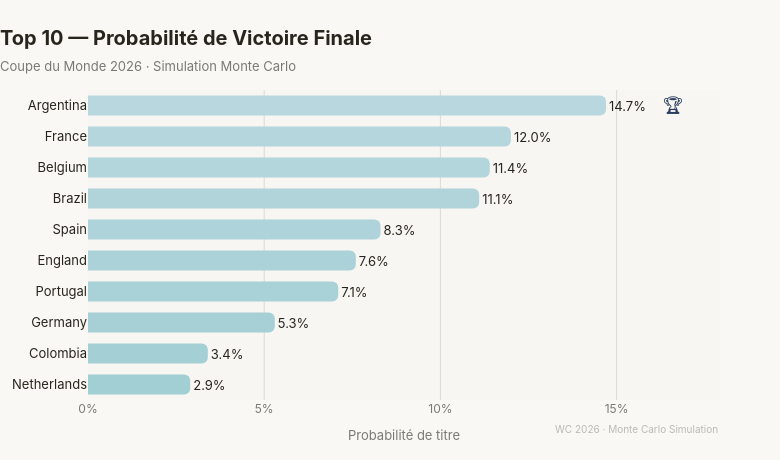

Notebook source saved alongside this figure:
### Markdown cell above
## 6. Etape 5 - La Grande Simulation (Monte Carlo)

Processus: 1 000 tournois virtuels, des poules a la finale.

Resultats attendus: Top 5 (Argentine, France, Belgique, Bresil, Espagne).

Analyse: Belgique en dark horse, Argentine sur le trone.

### Code cell
import pandas as pd
import plotly.graph_objects as go
from pathlib import Path

# --- Chargement des données ---
sim_path = BASE_DIR /"data" / "processed" / "wc2026_simulation.csv"
sim_df = pd.read_csv(sim_path)
sim_df = pd.read_csv(sim_path)

top48 = sim_df.sort_values("win_prob", ascending=False).head(48).reset_index(drop=True)

# --- Palette de couleurs gradient personnalisée (du plus fort au plus faible) ---
n = len(top48)
colors = [
    f"oklch({0.45 + 0.35 * (1 - i / (n - 1)):.2f} 0.15 {192 - 30 * i / (n - 1):.0f})"
    for i in range(n)
]
# Fallback hex si oklch non supporté dans Plotly
import colorsys

def oklch_to_hex(l, c, h_deg):
    """Approximation oklch → RGB hex via HLS pour Plotly."""
    h = h_deg / 360
    s = min(c * 2.5, 1.0)
    r, g, b = colorsys.hls_to_rgb(h, l, s)
    return f"#{int(r*255):02x}{int(g*255):02x}{int(b*255):02x}"

hex_colors = [
    oklch_to_hex(0.45 + 0.35 * (1 - i / (n - 1)), 0.15, 192 - 30 * i / (n - 1))
    for i in range(n)
]

# --- Construction du graphique ---
fig = go.Figure()

fig.add_trace(go.Bar(
    x=top10["win_prob"],
    y=top10["team"],
    orientation="h",
    marker=dict(
        color=hex_colors,
        line=dict(width=0),
        cornerradius=6,          # coins arrondis (Plotly ≥ 5.16)
    ),
    text=[f"{v:.1%}" for v in top10["win_prob"]],
    textposition="outside",
    textfont=dict(size=13, family="Inter, sans-serif", color="#28251d"),
    hovertemplate="<b>%{y}</b><br>Probabilité de titre : <b>%{x:.2%}</b><extra></extra>",
    cliponaxis=False,
))

# --- Annotation du leader (médaille 🥇) ---
top_team = top10.iloc[0]["team"]
top_prob = top10.iloc[0]["win_prob"]
fig.add_annotation(
    x=top_prob,
    y=top_team,
    text="🏆",
    showarrow=False,
    xanchor="left",
    xshift=55,
    font=dict(size=18),
    yshift=0,
)


# --- Layout (syntaxe moderne : title.text + title.font) ---
fig.update_layout(
    title=dict(
        text=(
            "<b>Top 10 — Probabilité de Victoire Finale</b><br>"
            "<span style='font-size:13px;color:#7a7974'>"
            "Coupe du Monde 2026 · Simulation Monte Carlo</span>"
        ),
        font=dict(size=20, family="Inter, sans-serif", color="#28251d"),
        x=0,
        xanchor="left",
        pad=dict(b=20),
    ),
    xaxis=dict(
        title=dict(
            text="Probabilité de titre",
            font=dict(size=13, color="#7a7974"),   # ✅ syntaxe correcte
        ),
        tickformat=".0%",
        gridcolor="#dcd9d5",
        gridwidth=1,
        zeroline=False,
        range=[0, top10["win_prob"].max() * 1.22],
        tickfont=dict(size=12, family="Inter, sans-serif", color="#7a7974"),
    ),
    yaxis=dict(
        title=None,
        autorange="reversed",
        tickfont=dict(size=13, family="Inter, sans-serif", color="#28251d"),
    ),
    plot_bgcolor="#f7f6f2",
    paper_bgcolor="#f9f8f5",
    margin=dict(l=20, r=60, t=90, b=60),
    height=460,
    width=780,
    showlegend=False,
    bargap=0.35,
    font=dict(family="Inter, sans-serif"),
    hoverlabel=dict(
        bgcolor="#1c1b19",
        font=dict(color="#cdccca", size=13, family="Inter, sans-serif"),
        bordercolor="#393836",
    ),
)

# --- Watermark ---
fig.add_annotation(
    text="WC 2026 · Monte Carlo Simulation",
    xref="paper", yref="paper",
    x=1, y=-0.12,
    xanchor="right",
    font=dict(size=10, color="#bab9b4"),
    showarrow=False,
)

fig.show()

### Figure 1 — Plotly figure (JSON) as saved in the notebook; plotly's stock layout.template omitted (floating-point values rounded to 4 significant figures)
{"data": [{"cliponaxis": false, "hovertemplate": "<b>%{y}</b><br>Probabilité de titre : <b>%{x:.2%}</b><extra></extra>", "marker": {"color": ["#b8d7df", "#b6d6dd", "#b3d5dc", "#b1d4db", "#aed3da", "#abd2d9", "#a9d1d8", "#a6d0d6", "#a3cfd5", "#a1cfd4", "#9eced3", "#9ccdd2", "#99ccd0", "#96cccf", "#94cbce", "#91cacd", "#8fcacc", "#8cc9ca", "#89c9c9", "#87c8c8", "#84c7c6", "#82c6c4", "#7fc5c2", "#7cc3c0", "#7ac2be", "#77c1bc", "#74c0ba", "#72bfb8", "#6fbdb6", "#6dbcb4", "#6abbb1", "#67baaf", "#65b9ad", "#62b7ab", "#60b6a8", "#5db5a6", "#5ab4a4", "#58b3a1", "#55b29f", "#53b09c", "#50af9a", "#4ead97", "#4daa93", "#4ca890", "#4ba58d", "#4aa38a", "#48a087", "#479d83"], "cornerradius": 6, "line": {"width": 0}}, "orientation": "h", "text": ["14.7%", "12.0%", "11.4%", "11.1%", "8.3%", "7.6%", "7.1%", "5.3%", "3.4%", "2.9%"], "textfont": {"color": "#28251d", "family": "Inter, sans-serif", "size": 13}, "textposition": "outside", "type": "bar", "x": [0.147, 0.12, 0.114, 0.111, 0.083, 0.076, 0.071, 0.053, 0.034, 0.029], "y": ["Argentina", "France", "Belgium", "Brazil", "Spain", "England", "Portugal", "Germany", "Colombia", "Netherlands"]}], "layout": {"annotations": [{"font": {"size": 18}, "showarrow": false, "text": "🏆", "x": 0.147, "xanchor": "left", "xshift": 55, "y": "Argentina", "yshift": 0}, {"font": {"color": "#bab9b4", "size": 10}, "showarrow": false, "text": "WC 2026 · Monte Carlo Simulation", "x": 1, "xanchor": "right", "xref": "paper", "y": -0.12, "yref": "paper"}], "bargap": 0.35, "font": {"family": "Inter, sans-serif"}, "height": 460, "hoverlabel": {"bgcolor": "#1c1b19", "bordercolor": "#393836", "font": {"color": "#cdccca", "family": "Inter, sans-serif", "size": 13}}, "margin": {"b": 60, "l": 20, "r": 60, "t": 90}, "paper_bgcolor": "#f9f8f5", "plot_bgcolor": "#f7f6f2", "showlegend": false, "title": {"font": {"color": "#28251d", "family": "Inter, sans-serif", "size": 20}, "pad": {"b": 20}, "text": "<b>Top 10 — Probabilité de Victoire Finale</b><br><span style='font-size:13px;color:#7a7974'>Coupe du Monde 2026 · Simulation Monte Carlo</span>", "x": 0, "xanchor": "left"}, "width": 780, "xaxis": {"gridcolor": "#dcd9d5", "gridwidth": 1, "range": [0, 0.1793], "tickfont": {"color": "#7a7974", "family": "Inter, sans-serif", "size": 12}, "tickformat": ".0%", "title": {"font": {"color": "#7a7974", "size": 13}, "text": "Probabilité de titre"}, "zeroline": false}, "yaxis": {"autorange": "reversed", "tickfont": {"color": "#28251d", "family": "Inter, sans-serif", "size": 13}, "title": {}}}}
